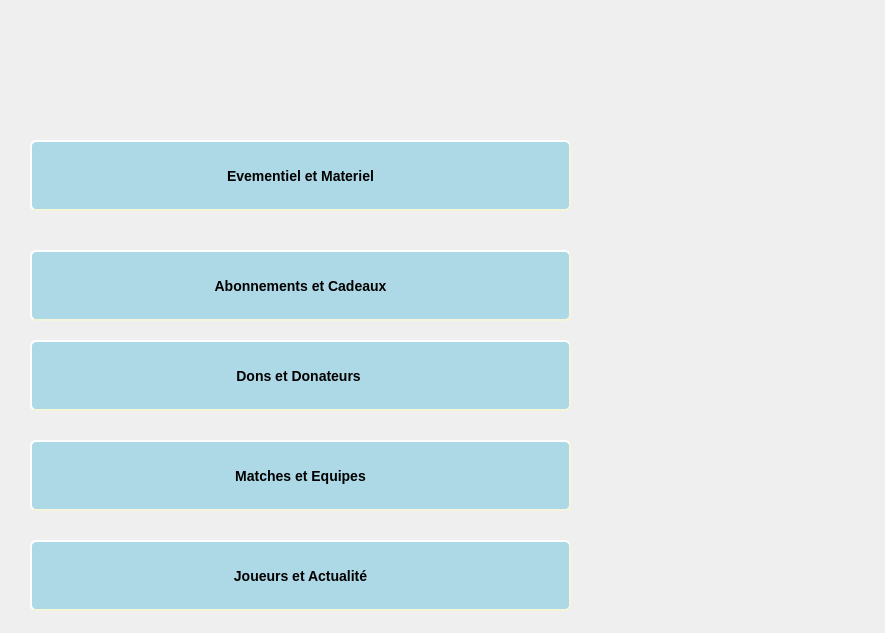
<?xml version="1.0" encoding="UTF-8"?>
<ui version="4.0">
 <class>menu</class>
 <widget class="QDialog" name="menu">
  <property name="geometry">
   <rect>
    <x>0</x>
    <y>0</y>
    <width>885</width>
    <height>633</height>
   </rect>
  </property>
  <property name="windowTitle">
   <string>Menu</string>
  </property>
  <widget class="QPushButton" name="pushButton_5">
   <property name="geometry">
    <rect>
     <x>30</x>
     <y>440</y>
     <width>541</width>
     <height>71</height>
    </rect>
   </property>
   <property name="styleSheet">
    <string notr="true">QPushButton#pushButton_5
 {
    background-color: lightblue;
    border-style: outset;
    border-width: 2px;
    border-radius: 6px;
    border-color: beige;
    font: bold 14px;
    min-width: 4em;
    padding: 6px;
}</string>
   </property>
   <property name="text">
    <string>Matches et Equipes</string>
   </property>
  </widget>
  <widget class="QLabel" name="topLevelLabel">
   <property name="geometry">
    <rect>
     <x>580</x>
     <y>340</y>
     <width>301</width>
     <height>281</height>
    </rect>
   </property>
   <property name="acceptDrops">
    <bool>true</bool>
   </property>
   <property name="frameShape">
    <enum>QFrame::NoFrame</enum>
   </property>
   <property name="frameShadow">
    <enum>QFrame::Plain</enum>
   </property>
   <property name="text">
    <string notr="true"/>
   </property>
   <property name="pixmap">
    <pixmap>../../logo.png</pixmap>
   </property>
   <property name="scaledContents">
    <bool>true</bool>
   </property>
   <property name="wordWrap">
    <bool>false</bool>
   </property>
  </widget>
  <widget class="QPushButton" name="pushButton">
   <property name="geometry">
    <rect>
     <x>30</x>
     <y>140</y>
     <width>541</width>
     <height>71</height>
    </rect>
   </property>
   <property name="styleSheet">
    <string notr="true">QPushButton#pushButton {
    background-color: lightblue;
    border-style: outset;
    border-width: 2px;
    border-radius: 6px;
    border-color: beige;
    font: bold 14px;
    min-width: 4em;
    padding: 6px;
}</string>
   </property>
   <property name="text">
    <string>Evementiel et Materiel</string>
   </property>
  </widget>
  <widget class="QPushButton" name="pushButton_4">
   <property name="geometry">
    <rect>
     <x>30</x>
     <y>540</y>
     <width>541</width>
     <height>71</height>
    </rect>
   </property>
   <property name="styleSheet">
    <string notr="true">QPushButton#pushButton_4

 {
    background-color: lightblue;
    border-style: outset;
    border-width: 2px;
    border-radius: 6px;
    border-color: beige;
    font: bold 14px;
    min-width: 4em;
    padding: 6px;
}</string>
   </property>
   <property name="text">
    <string>Joueurs et Actualité</string>
   </property>
  </widget>
  <widget class="QPushButton" name="pushButton_3">
   <property name="geometry">
    <rect>
     <x>30</x>
     <y>340</y>
     <width>541</width>
     <height>71</height>
    </rect>
   </property>
   <property name="styleSheet">
    <string notr="true">QPushButton#pushButton_3
 {
    background-color: lightblue;
    border-style: outset;
    border-width: 2px;
    border-radius: 6px;
    border-color: beige;
    font: bold 14px;
    min-width: 4em;
    padding: 6px;
}</string>
   </property>
   <property name="text">
    <string>Dons et Donateurs </string>
   </property>
  </widget>
  <widget class="QPushButton" name="pushButton_6">
   <property name="geometry">
    <rect>
     <x>30</x>
     <y>250</y>
     <width>541</width>
     <height>71</height>
    </rect>
   </property>
   <property name="styleSheet">
    <string notr="true">QPushButton#pushButton_6

 {
    background-color: lightblue;
    border-style: outset;
    border-width: 2px;
    border-radius: 6px;
    border-color: beige;
    font: bold 14px;
    min-width: 4em;
    padding: 6px;
}</string>
   </property>
   <property name="text">
    <string>Abonnements et Cadeaux</string>
   </property>
  </widget>
 </widget>
 <resources/>
 <connections/>
</ui>
